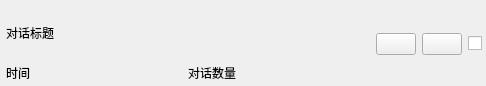
<?xml version="1.0" encoding="UTF-8"?>
<ui version="4.0">
 <class>ChatSessionWgt</class>
 <widget class="QWidget" name="ChatSessionWgt">
  <property name="geometry">
   <rect>
    <x>0</x>
    <y>0</y>
    <width>486</width>
    <height>86</height>
   </rect>
  </property>
  <property name="windowTitle">
   <string>Form</string>
  </property>
  <layout class="QHBoxLayout" name="horizontalLayout_2" stretch="1,0,0">
   <property name="leftMargin">
    <number>6</number>
   </property>
   <property name="topMargin">
    <number>6</number>
   </property>
   <property name="rightMargin">
    <number>4</number>
   </property>
   <property name="bottomMargin">
    <number>4</number>
   </property>
   <item>
    <layout class="QGridLayout" name="gridLayout" rowstretch="1,0,0">
     <property name="horizontalSpacing">
      <number>0</number>
     </property>
     <property name="verticalSpacing">
      <number>4</number>
     </property>
     <item row="0" column="0" colspan="2">
      <widget class="QLabel" name="label_title">
       <property name="text">
        <string>对话标题</string>
       </property>
      </widget>
     </item>
     <item row="1" column="0" rowspan="2">
      <widget class="QLabel" name="label_time">
       <property name="text">
        <string>时间</string>
       </property>
      </widget>
     </item>
     <item row="1" column="1" rowspan="2">
      <widget class="QLabel" name="label_count">
       <property name="text">
        <string>对话数量</string>
       </property>
      </widget>
     </item>
    </layout>
   </item>
   <item>
    <layout class="QHBoxLayout" name="horizontalLayout" stretch="0,0">
     <property name="sizeConstraint">
      <enum>QLayout::SizeConstraint::SetFixedSize</enum>
     </property>
     <item>
      <widget class="QPushButton" name="pushButton_edit">
       <property name="text">
        <string/>
       </property>
      </widget>
     </item>
     <item>
      <widget class="QPushButton" name="pushButton_delete">
       <property name="text">
        <string/>
       </property>
      </widget>
     </item>
    </layout>
   </item>
   <item>
    <widget class="QCheckBox" name="checkBox">
     <property name="text">
      <string/>
     </property>
    </widget>
   </item>
  </layout>
 </widget>
 <resources/>
 <connections/>
</ui>
